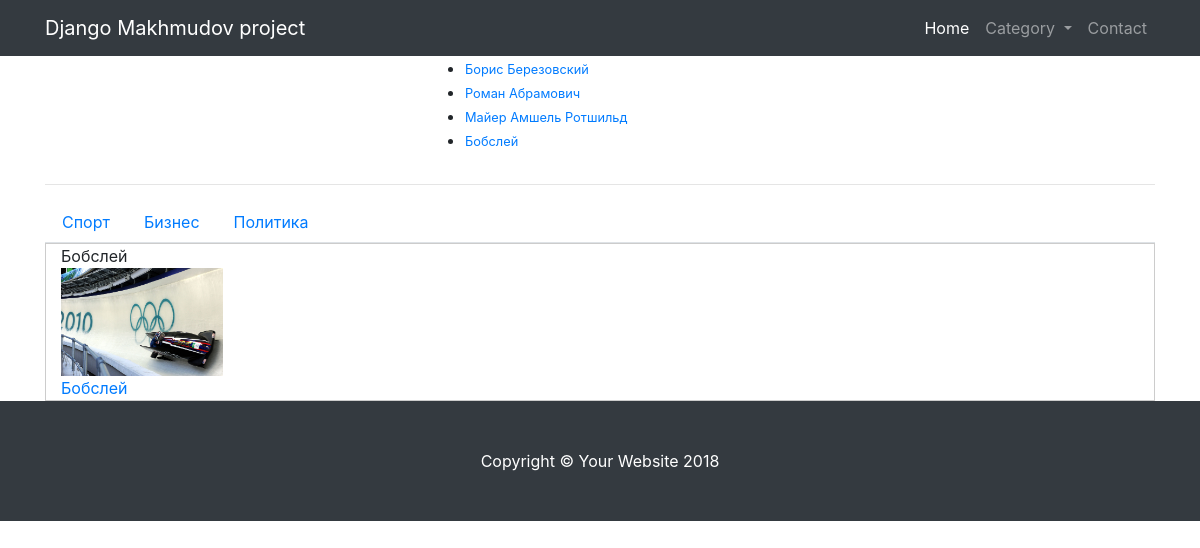
The page / on the database its author committed.
### mediaportalapp/models.py (models this page shows, shortened)
class Article(models.Model):
	category = models.ForeignKey(Category)
	title = models.CharField(max_length=150)
	slug = models.SlugField()
	image = models.ImageField(upload_to=generate_filename)
	content = models.TextField()
	likes = models.PositiveIntegerField(default=0)
	dislikes = models.PositiveIntegerField(default=0)
	comments = GenericRelation('comments')
	user_reaction = models.ManyToManyField(settings.AUTH_USER_MODEL, blank=True)
	objects = models.Manager()

class Category(models.Model):
	name = models.CharField(max_length=100)
	slug = models.SlugField()
	def get_absolute_url(self):
		return reverse('category_detail_mediaportalapp', kwargs={'slug': self.slug})
	def __str__(self):
		return str(self.name)

### mediaportalapp/views.py (the view)
# urls.py: url(r'^$', CategoryListView.as_view(), name='index_mediaportalapp'),
class CategoryListView(ListView, CategoryAndArticlesListMixin):
	model = Category
	template_name = 'mediaportalapp/index.html'
	def get_context_data(self, *args, **kwargs):
		context = super().get_context_data(*args, **kwargs)
		context['categories'] = self.model.objects.all()
		context['articles'] = Article.objects.all()[:4]
		return context

### mediaportalapp/mixins.py (called while the page is built)
    def get_context_data(self, *args, **kwargs):
        context = {}
        context['categories'] = Category.objects.all()
        context['tabs_articles'] = Article.objects.all()
        return context

### mediaportalapp/templates/mediaportalapp/index.html (shortened to what this page needs)
{% load static %}
<!DOCTYPE html>
<html lang="en">
  <head>
    <link href="{% static 'css/bootstrap.min.css' %}" rel="stylesheet">
    <link href="{% static 'css/4-col-portfolio.css' %}" rel="stylesheet">
  </head>
  <body>
    <nav class="navbar navbar-expand-lg navbar-dark bg-dark fixed-top">
      <div class="container">
        <a class="navbar-brand" href="{% url 'index_mediaportalapp' %}">Django Makhmudov project</a>
        <div class="collapse navbar-collapse" id="navbarResponsive">
          <ul class="navbar-nav ml-auto">
            <li class="nav-item active">
              <a class="nav-link" href="#">Home
              </a>
            </li>
            <li class="nav-item dropdown">
            	<a class="nav-link dropdown-toggle" data-toggle="dropdown" href="#" role="button" aria-haspopup="true" aria-expanded="false">
			    Category
			  </a>
            </li>
            <li class="nav-item">
              <a class="nav-link" href="">Contact</a>
            </li>
          </ul>
        </div>
      </div>
    </nav>
    {% block content %}
    <div class="container">
      <div class="row">
        <div class="col-sm-4">
        </div>
        <div class="col-sm-8">
          <ul>
          {% for article in articles %}
            <li><a href="{% url 'article_detail_mediaportalapp' slug=article.slug category=article.category.slug %}" class="article" data-id="{{ article.id }}"><strong><small>{{ article.title }}</small></strong></a></li>
          {% endfor%}
          </ul>
        </div>
      </div>
      <hr>
      <ul class="nav nav-tabs" id="myTab" role="tablist">
        {% for category in categories%}
          <li class="nav-item">
            <a class="nav-link category" id="{{ category.slug }}-tab" data-toggle="tab"  data-slug="{{ category.slug }}" href="#{{ category.slug}}" role="tab" aria-controls="profile" aria-selected="false">{{ category.name }}</a>
          </li>
        {% endfor %}
      </ul>
      <div class="tab-content show_aritlces_by_categories" id="myTabContent" style="border:1px solid #ccc">
        {% for article in tabs_articles %}
          {% if article.category.slug == 'sport'%}
            <div class="col-sm-12">
              <div>
                {{ article.title}}
              </div>
              <div>
                <img src="http://127.0.0.1:8000/media/{{ article.image }}" style="width:15%">
              </div>
              <div><a href="articles/{{ article.category.slug }}/{{article.slug}}">{{article.title}}</a></div>
            </div>
          {% endif %}
        {% endfor %}
      </div>
    </div>
    {% endblock %}
    <footer class="py-5 bg-dark">
      <div class="container">
        <p class="m-0 text-center text-white">Copyright &copy; Your Website 2018</p>
      </div>
    </footer>
  </body>
</html>

### static_in_dev/css/4-col-portfolio.css (style rules this page uses)
body { padding-top: 54px; }
@media (min-width: 992px) { body { padding-top: 56px; } }

### rows shown on the page
Article: title "Борис Березовский"
Article: title "Роман Абрамович"
Article: title "Майер Амшель Ротшильд"
Article: title "Бобслей", image (picture)
Category: name "Спорт"
Category: name "Бизнес"
Category: name "Политика"
